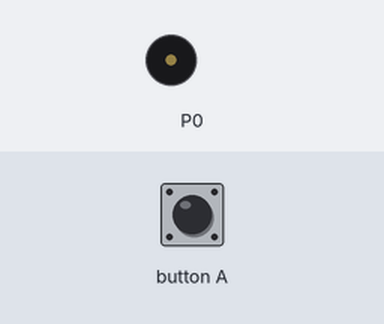
Recording of a program running on a simulated BBC micro:bit (MakeCode). On the bench: buzzer (waves = sounding). The test bench sets the inputs (shaded band).

Above: at 1.2 s.
1.3 s: button A pressed for 0.15 s
At 1.8 s:
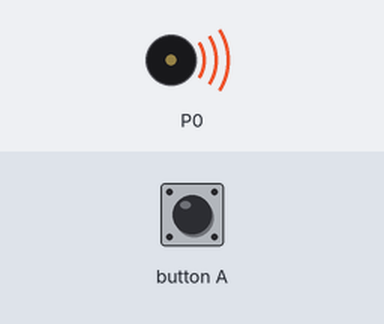
Timing chart, 0 to 8.0 s (numbered marks = the images above; inputs shaded):
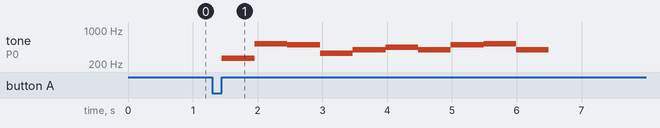

Measured:
- after the input at 1.3 s, tone on P0: plays 262 Hz for 0.51 s, 523 Hz for 0.51 s, 494 Hz for 0.51 s, 330 Hz for 0.51 s, 392 Hz for 0.51 s, 440 Hz for 0.51 s … (10 notes in this stretch), starting after 0.15 s

The program:

main.ts
```typescript
input.onButtonPressed(Button.A, function () {
    playMusic01()
})
function playMusic01 () {
    music.playTone(262, music.beat(BeatFraction.Whole))
    music.playTone(523, music.beat(BeatFraction.Whole))
    music.playMelody("B E G A G B C5 G ", 120)
}
basic.forever(function () {

})
```

test.ts
```typescript
// 在此处测试；当此软件包作为插件使用时，将不会编译此软件包。
```
